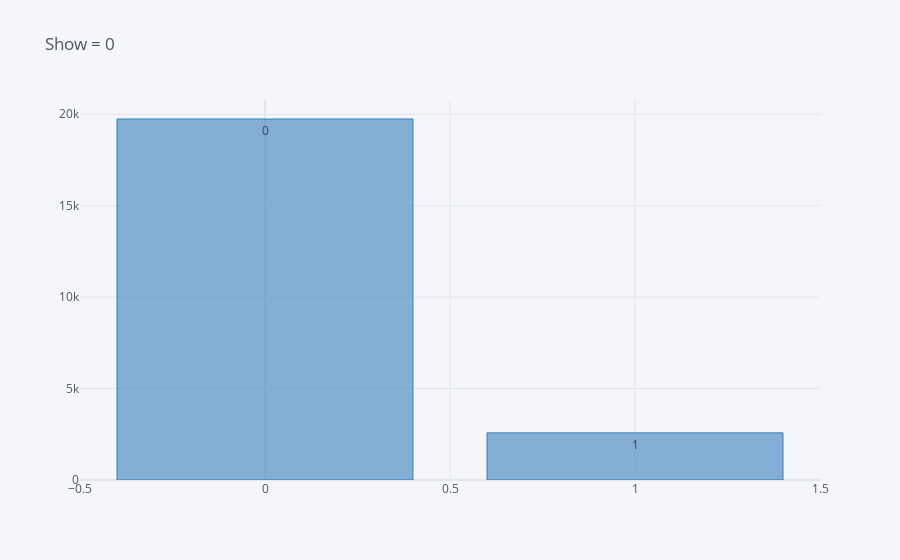

Write notebook code for a chart like this one.
### Code cell
X.Scholarship.value_counts().iplot(kind='bar',text=['0', '1'], title='Show = 0',color=['blue'])

### Figure 1 — Plotly figure (JSON) as saved in the notebook; plotly's stock layout.template omitted (floating-point values rounded to 4 significant figures)
{"data": [{"marker": {"color": "rgba(55, 128, 191, 0.6)", "line": {"color": "rgba(55, 128, 191, 1.0)", "width": 1}}, "name": "Scholarship", "orientation": "v", "text": ["0", "1"], "type": "bar", "x": [0, 1], "y": [19741, 2578]}], "layout": {"legend": {"bgcolor": "#F5F6F9", "font": {"color": "#4D5663"}}, "paper_bgcolor": "#F5F6F9", "plot_bgcolor": "#F5F6F9", "title": {"font": {"color": "#4D5663"}, "text": "Show = 0"}, "xaxis": {"gridcolor": "#E1E5ED", "showgrid": true, "tickfont": {"color": "#4D5663"}, "title": {"font": {"color": "#4D5663"}, "text": ""}, "zerolinecolor": "#E1E5ED"}, "yaxis": {"gridcolor": "#E1E5ED", "showgrid": true, "tickfont": {"color": "#4D5663"}, "title": {"font": {"color": "#4D5663"}, "text": ""}, "zerolinecolor": "#E1E5ED"}}}
